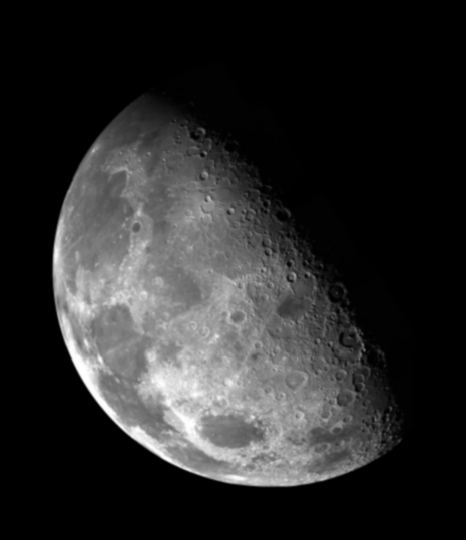
#> input picture moon.tif, 466 x 540 px
$ python addnoise.py
#> lines starting #> are read from the running program, lines starting #| are printed output that depends on the picture; after the words box and inside, x2 and y2 are one past the last pixel; in counts of white or black regions, pixels touching at a corner belong together
#> further down, img is the input picture: shape (540, 466); min 0, max 254, mean 42.7
import cv2
import numpy as np
import sys

def addnoise(img):
    noise = np.random.randint(-255,256, size=(img.shape[0],img.shape[1]))
    noiseimg = img + 0.1 * noise
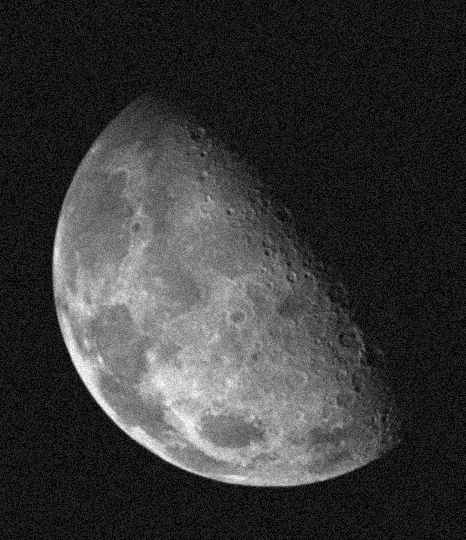
#> noiseimg: shape (540, 466) float64; min -25.5, max 278.8, mean 42.7; drawn with min black and max white
    noiseimg[noiseimg > 255] = 255
#> noiseimg: shape (540, 466) float64; 0.17% of pixels changed, all inside (x1, y1, x2, y2) = (56, 252, 243, 480)
    noiseimg[noiseimg < 0] = 0
    noiseimg = noiseimg.astype(np.uint8)
    return noiseimg

img = cv2.imread('moon.tif',0)
cv2.imshow('org_image',img)
noisedimg = addnoise(img)
avg = noisedimg
for i in range(1,10):
    noisedimg = addnoise(noisedimg)
    avg += noisedimg
#> this loop made 9 passes
#> pass 1, in addnoise (call 2), `noiseimg = noiseimg.astype(np.uint8)`:
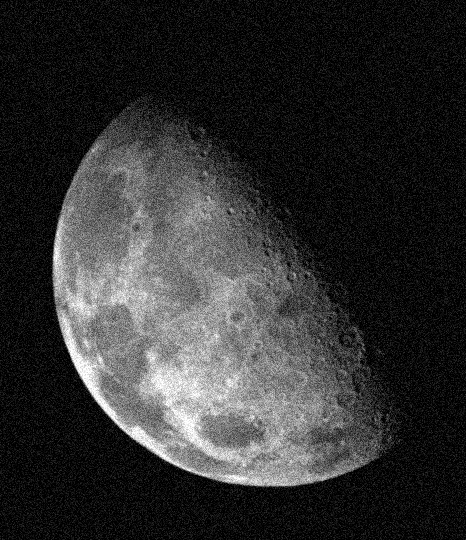
#> noiseimg: shape (540, 466); min 0, max 255, mean 48.9
#> pass 1, `avg += noisedimg`:
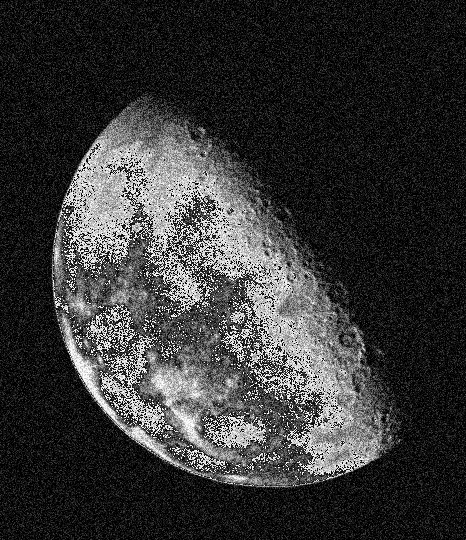
#> avg: shape (540, 466); min 0, max 255, mean 54.9
#> pass 2, in addnoise (call 3), `noiseimg = img + 0.1 * noise`:
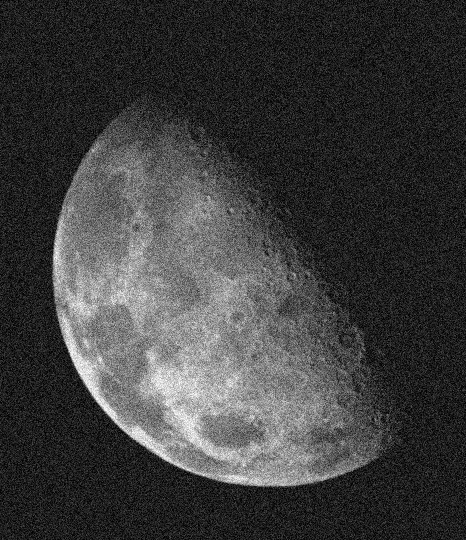
#> noiseimg: shape (540, 466) float64; min -25.5, max 280.5, mean 48.8; drawn with min black and max white
#> after the loop:
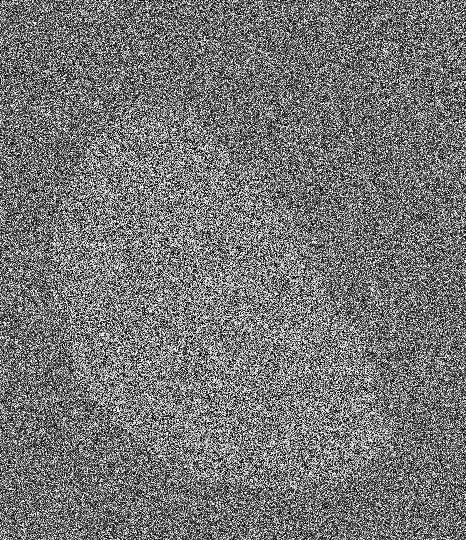
#> avg: shape (540, 466); min 0, max 255, mean 117.1
#> after the loop:
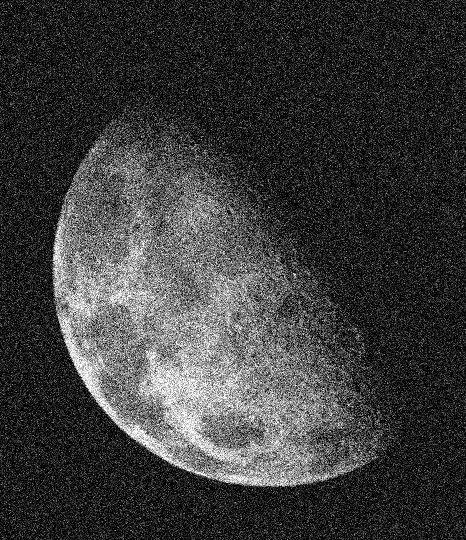
#> noisedimg: shape (540, 466); min 0, max 255, mean 59.4
avg = avg//10
avg = avg.astype(np.uint8)
cv2.imshow('noised_image',avg)
cv2.waitKey(0)
cv2.destroyAllWindows()
